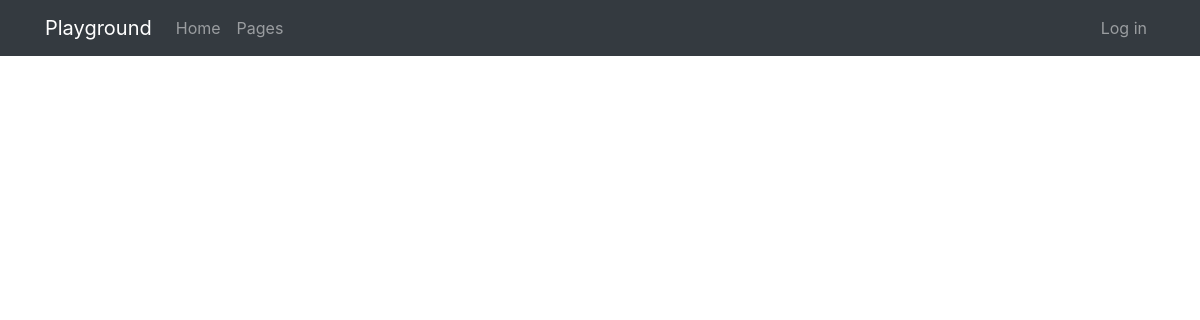
Page /pages/ on the earlier database version.
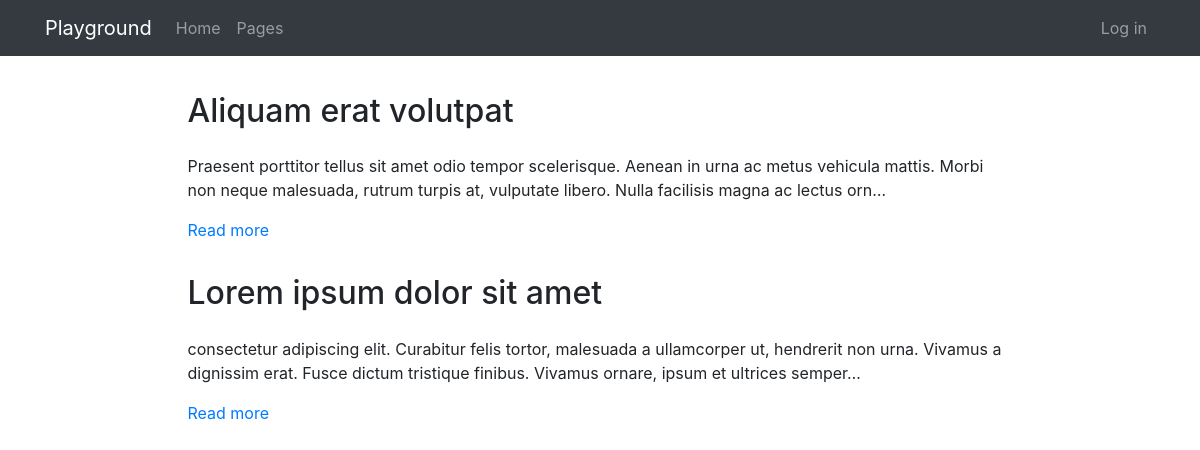
Same page on the later database version.
### pages/models.py (models this page shows, shortened)
class Page(models.Model):
    title = models.CharField(verbose_name="Title", max_length=200)
    content = RichTextField(verbose_name="Content")
    order = models.SmallIntegerField(verbose_name="Order", default=0)
    created = models.DateTimeField(auto_now_add=True, verbose_name="Creation Date")
    updated = models.DateTimeField(auto_now=True, verbose_name="Update Date")
    class Meta:
        verbose_name = "página"
        verbose_name_plural = "páginas"
        ordering = ['order', 'title']

### pages/views.py (the view)
# urls.py: path('', PageListView.as_view(), name='pages'),
class PageListView(ListView):
    model = Page

### pages/templates/pages/page_list.html (shortened to what this page needs)
{% extends 'core/base.html' %}
{% load static %}
{% block content %}
<main role="main">
  <div class="container mb-4">
    {% for page in page_list|dictsort:"id" reversed %}
      <div class="row mt-3">
        <div class="col-md-9 mx-auto">
          <h2 class="mb-4">{{page.title}}</h2>
          <div>
            <p>{{page.content|striptags|safe|truncatechars:"200"}}</p>
            <p><a href="{% url 'pages:page' page.id page.title|slugify %}">Read more</a>
            </p>
          </div>
        </div>
      </div>
    {% endfor %}
  </div>
</main>
{% endblock %}

### core/templates/core/base.html (shortened to what this page needs)
<!DOCTYPE html>
<html lang="en">
  <head>
    {% load static %}
    <link href="{% static 'core/vendor/bootstrap/css/bootstrap.min.css' %}" rel="stylesheet">
    <link href="{% static 'core/vendor/font-awesome/css/font-awesome.min.css' %}" rel="stylesheet" type="text/css">
    <link href="{% static 'core/css/main.css' %}" rel="stylesheet">
  </head>
  <body>
    <body>
      <nav class="navbar navbar-expand-lg navbar-dark bg-dark">
        <div class="container">
          <a class="navbar-brand" href="{% url 'home' %}">Playground</a>
          <div class="collapse navbar-collapse" id="ned">
            <ul class="navbar-nav mr-auto">
              <li class="nav-item">
                <a class="nav-link" href="{% url 'home' %}">Home</a>
              </li>
              <li class="nav-item">
                <a class="nav-link" href="{% url 'pages:pages' %}">Pages</a>
              </li>
            </ul>
            <ul class="navbar-nav">
              <li class="nav-item">
                <a class="nav-link" href="/admin/">
                  {% if request.user.is_staff %}Admin{% else %}Log in{% endif %}
                </a>
              </li>
            </ul>
          </div>
        </div>
      </nav>
      {% block content %}{% endblock %}
  </body>
</html>

### pages/templates/pages/includes/pages_menu.html (shortened to what this page needs)
{% load static %}

### core/static/core/css/main.css (style rules this page uses)
main { padding-top: 20px; }
:root { --jumbotron-padding-y: 3rem; }

Differences in the rows shown:
added Page: title "Aliquam erat volutpat", content "Praesent porttitor tellus sit amet odio tempor scelerisque. Aenean in urna ac metus vehicula mattis. Morbi non neque malesuada, rutrum turpis at, vulputate libero. Nulla facilisis magna ac lectus orn…"
added Page: title "Lorem ipsum dolor sit amet", content "consectetur adipiscing elit. Curabitur felis tortor, malesuada a ullamcorper ut, hendrerit non urna. Vivamus a dignissim erat. Fusce dictum tristique finibus. Vivamus ornare, ipsum et ultrices semper…"
